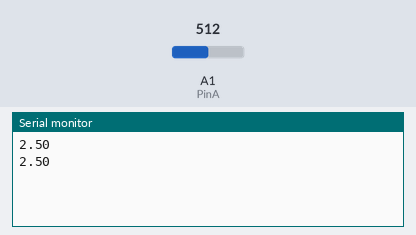
Bench run of a sketch on a simulated Arduino Uno, built with avr-gcc and run on an emulated ATmega328P. Parts: the last lines printed to the serial monitor. Inputs (shaded band) come from the test bench; at power-on: A1 (PinA) = 512.

Above: at 1.8 s.
1.9 s: A1 (PinA) set to 716
At 2.8 s:
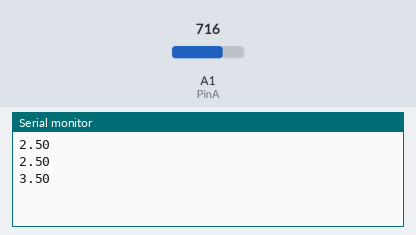
3.4 s: A1 (PinA) set to 900
At 4.8 s:
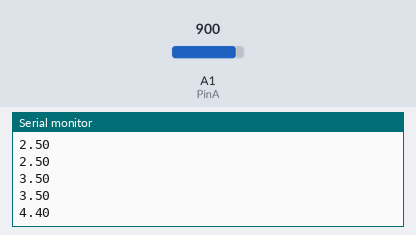
Timing chart, 0 to 6.4 s (numbered marks = the images above; inputs shaded):
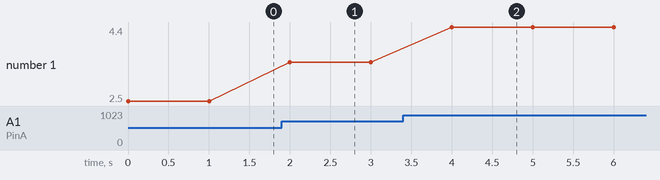

Measured:
- after the input at 1.9 s, the serial monitor: prints a new line after 0.10 s (image 1)
- after the input at 3.4 s, the serial monitor: prints a new line after 0.60 s (image 2)
- plotted number 1: 2.5 → 3.5 after the input at 1.9 s, 3.5 → 4.4 after the input at 3.4 s

The sketch:

Volt_Reader.ino
```cpp
int PinA = A1;
int time = 1000;
int volts;
float realVolts;


void setup() {
  // put your setup code here, to run once:
  pinMode(PinA,INPUT);
  Serial.begin(9600);
}

void loop() {
  // put your main code here, to run repeatedly;
  volts = analogRead(PinA);
  realVolts = (5.0/1023.0) * (volts);
  Serial.println(realVolts);
  delay(time);


}
```
